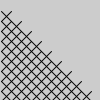
Frame 1 (no input)
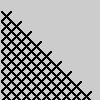
Frame 60 (the mouse pressed at the canvas centre just before this capture)
Frame 120 (the mouse held since frame 60 and released just before this capture): identical to frame 60, image omitted

The Processing sketch that drew these frames (run headless with seeded random() and noise(); from frame 60 on, the mouse is pressed at the canvas centre):

// Processing sketch: exercise_6_3
// ── exercise_6_3.pde
//Combine two relational expressions with a logical operator to control the form 
// of a pattern




void setup ()
{
size(100, 100);  
}
void draw ()
{

for (int y = 1; y < 100; y += 10) { 
 for (int x = 1; x < y; x += 10) {
                line(x, y, x+10, y+10);
                line(x+10, y, x, y+10);
              }
}

}
